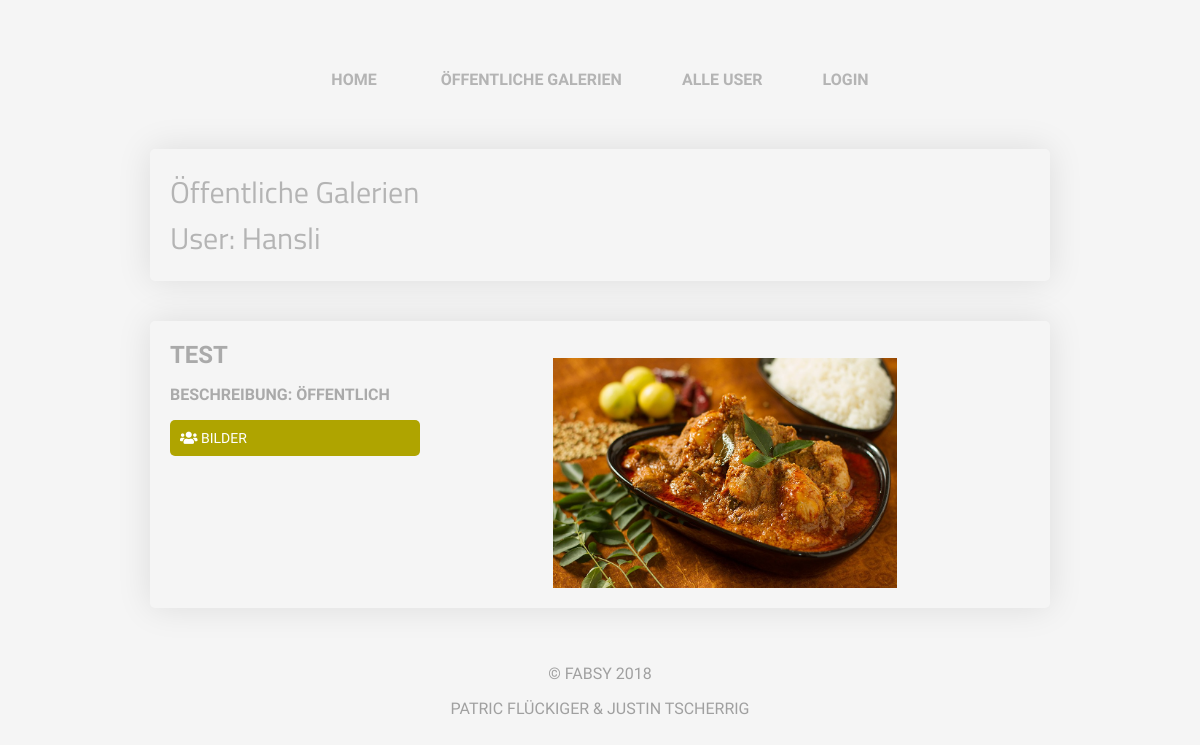
Page /galerie/globalGalerieUser?email=robinmueh@gmail.com on the committed database.
### tables this page shows
CREATE TABLE `user` (
  `id` int(11) NOT NULL,
  `mail` varchar(55) NOT NULL,
  `passwort` varchar(255) NOT NULL,
  `username` varchar(55) NOT NULL
);

CREATE TABLE `galerie` (
  `id` int(11) NOT NULL,
  `galeriename` varchar(55) NOT NULL,
  `beschreibung` text NOT NULL,
  `bildpfad` varchar(255) NOT NULL,
  `global` int(11) NOT NULL,
  `u_id` int(11) NOT NULL
);

### lib/View.php (called while the page is built, shortened)
<?php
class View
{
    private $viewfile;
    public function __construct($viewfile)
    {
        $this->viewfile = "./../view/$viewfile.php";
    }
    public function display()
    {
        require './../view/header.php';
        require $this->viewfile;
        require './../view/footer.php';
    }
}

### controller/GalerieController.php (called while the page is built, shortened)
<?php
require_once '../repository/GalerieRepository.php';
require_once '../repository/UserRepository.php';
class GalerieController
{
    public function globalGalerieUser(){
        $galerieRepository = new GalerieRepository();
        $userRepository = new UserRepository();
        $email = $_GET['email'];
        $global = 1;
        $view = new View('globaleGalerienUser_anzeigen');
        $view->heading = 'Öffentliche Galerien';
        $view->title = 'Öffentliche Galerien';
        $user = $userRepository->readByMail($email);
        $view->user = $userRepository->readByMail($email);
        $uid = $user->id;
        $view->galerien = $galerieRepository->readGlobalsUser($global,$uid);
        $view->display();
    }
}

### lib/Dispatcher.php (called while the page is built, shortened)
<?php
class Dispatcher
{
    public static function dispatch()
    {
        $uri = $_SERVER['REQUEST_URI'];
        $uri = strtok($uri, '?');
        $uri = trim($uri, '/');
        $uriFragments = explode('/', $uri);
        $method = 'index';
        if (!empty($uriFragments[1])) {
            $method = $uriFragments[1];
        }
        $controller = new $controllerName();
        $controller->$method();
    }
}

### public/index.php (called while the page is built, shortened)
<?php
require_once '../lib/Dispatcher.php';
require_once '../lib/View.php';
$dispatcher = new Dispatcher();
$dispatcher->dispatch();

### config.php (called while the page is built)
<?php
return array(
    'database' => array(
        'host'     => 'localhost',
        'username' => 'root',
        'password' => 'gibbiX12345',
        'database' => 'bilderdb',
    ),
);

### lib/ConnectionHandler.php (called while the page is built, shortened)
<?php
class ConnectionHandler
{
    private static $connection = null;
    public static function getConnection()
    {
        if (self::$connection === null) {
            $config = require '../config.php';
            $host = $config['database']['host'];
            $username = $config['database']['username'];
            $password = $config['database']['password'];
            $database = $config['database']['database'];
            self::$connection = new MySQLi($host, $username, $password, $database);
            self::$connection->set_charset('utf8');
        }
        return self::$connection;
    }
}

### repository/UserRepository.php (called while the page is built, shortened)
<?php
class UserRepository extends Repository
{
    protected $tableName = 'user';
    public function readByMail($email)
    {
        $query = "SELECT * FROM {$this->tableName} WHERE mail=?";
        $statement = ConnectionHandler::getConnection()->prepare($query);
        $statement->bind_param('s', $email);
        $statement->execute();
        $result = $statement->get_result();
        $row = $result->fetch_object();
        return $row;
    }
}

### repository/GalerieRepository.php (called while the page is built, shortened)
<?php
class GalerieRepository extends Repository
{
    protected $tableName = 'galerie';
    public function readGlobalsUser($global,$uid)
    {
        $query = "SELECT * FROM {$this->tableName} WHERE  global = ? AND u_id = ? ";
        $statement = ConnectionHandler::getConnection()->prepare($query);
        $statement->bind_param('ii', $global,$uid);
        $statement->execute();
        $result = $statement->get_result();
        $rows = array();
        while ($row = $result->fetch_object()) {
            $rows[] = $row;
        }
        return $rows;
    }
}

### view/globaleGalerienUser_anzeigen.php (the view, shortened to what this page needs)
<div class="content">
    <span class="titel"><?= ($heading); ?><br>User: <?= ($user->username); ?></span>
</div>
<?php if (empty($galerien)): ?>
        <div class="content">
            <h3 class="u_titel">Diese Galerie hat noch keine Bilder!</h3>
        </div>
<?php else:?>
    <?php foreach ($galerien as $galerie): ?>
        <?php $endpfad = "/$galerie->bildpfad"?>
        <div class="content">
            <div style="float: left;">
                <div>
                    <h2 class="u_titel"><?=($galerie->galeriename);?></h2>
                    <p class="u_titel">Beschreibung: <?= ($galerie->beschreibung);?></p><br>
                </div>
                <div style="width: 250px; float: left;">
                    <a title="spieler" href="/bilder/globaleBilder?id=<?= $galerie->id ?>"><div class="submitForm"><i class="fas fa-users"></i> Bilder</div></a>
                </div>
            </div>
            <img src="<?= $endpfad;?>" style="max-height: 40%;max-width: 40%; padding-top: 2%;">
        </div>
    <?php endforeach ?>
<?php endif;?>

### public/css/style.css (style rules this page uses)
body { margin: 0; background-color: rgb(245,245,245); font-family: 'arimo', sans-serif; }
a { text-decoration: none; }
h1,h2,h3,h4,h5,h6 { padding: 0; margin: 0; }
.titel { font-family: 'Titillium Web'; font-size: 30px; color: rgb(180,180,180); margin-bottom: 30px; }
.content { margin-top: 40px; width: 860px; margin: 0 auto 40px; padding: 20px; color: rgb(80,80,80); -webkit-border-radius: 5px; -moz-border-radius: 5px; border-radius: 5px; box-shadow: 0px 0px 35px 0px rgba(0,0,0,0.1); }
.content img { max-width: 50%; height: auto; text-align: center; display: block; margin-right: auto; margin-left: auto; }
p { display: inline-block; }
.submitForm { border: 2px rgb(180,180,180); color: white; background-color: rgb(175, 164, 0); font-family: 'arimo', sans-serif; font-size: 14px; text-transform: uppercase; width: 100%; -webkit-box-sizing: border-box; -moz-box-sizing: border-box; box-sizing: border-box; padding: 10px; cursor: pointer; outline: none; border-radius: 5px; text-decoration: none; margin-bottom: 10px; }
.u_titel { text-transform: uppercase; color: rgb(170,170,170); font-weight: bold; }

### rows in the picture
user: username "Hansli"
galerie: galeriename "TEST", beschreibung "ÖFFENTLICH", bildpfad (picture)

### other values in the picture
$heading "Öffentliche Galerien"
